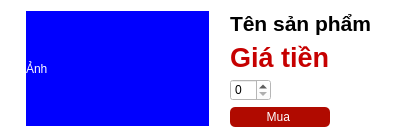
<?xml version="1.0" encoding="UTF-8"?>
<ui version="4.0">
 <class>Form</class>
 <widget class="QWidget" name="Form">
  <property name="geometry">
   <rect>
    <x>0</x>
    <y>0</y>
    <width>400</width>
    <height>138</height>
   </rect>
  </property>
  <property name="sizePolicy">
   <sizepolicy hsizetype="Fixed" vsizetype="Fixed">
    <horstretch>0</horstretch>
    <verstretch>0</verstretch>
   </sizepolicy>
  </property>
  <property name="minimumSize">
   <size>
    <width>400</width>
    <height>125</height>
   </size>
  </property>
  <property name="windowTitle">
   <string>Form</string>
  </property>
  <property name="autoFillBackground">
   <bool>false</bool>
  </property>
  <property name="styleSheet">
   <string notr="true">background: #ffffff;</string>
  </property>
  <layout class="QVBoxLayout" name="verticalLayout_2">
   <item>
    <layout class="QHBoxLayout" name="horizontalLayout">
     <item>
      <widget class="QLabel" name="item_image">
       <property name="minimumSize">
        <size>
         <width>183</width>
         <height>115</height>
        </size>
       </property>
       <property name="maximumSize">
        <size>
         <width>183</width>
         <height>115</height>
        </size>
       </property>
       <property name="styleSheet">
        <string notr="true">color: #ffffff;
text-align: center;
background:blue;</string>
       </property>
       <property name="text">
        <string>Ảnh</string>
       </property>
      </widget>
     </item>
     <item>
      <layout class="QVBoxLayout" name="verticalLayout">
       <item>
        <widget class="QLabel" name="item_name">
         <property name="styleSheet">
          <string notr="true">color: black;
font-size: 16pt;
font-weight: bold;</string>
         </property>
         <property name="text">
          <string>Tên sản phẩm</string>
         </property>
        </widget>
       </item>
       <item>
        <widget class="QLabel" name="item_price">
         <property name="maximumSize">
          <size>
           <width>16777215</width>
           <height>16777215</height>
          </size>
         </property>
         <property name="styleSheet">
          <string notr="true">color: rgb(198, 0, 0);
font-size: 20pt;
font-weight: bold;</string>
         </property>
         <property name="text">
          <string>Giá tiền</string>
         </property>
        </widget>
       </item>
       <item>
        <widget class="QSpinBox" name="item_quantity">
         <property name="enabled">
          <bool>true</bool>
         </property>
         <property name="sizePolicy">
          <sizepolicy hsizetype="Fixed" vsizetype="Fixed">
           <horstretch>0</horstretch>
           <verstretch>0</verstretch>
          </sizepolicy>
         </property>
        </widget>
       </item>
       <item>
        <widget class="QPushButton" name="item_buy">
         <property name="maximumSize">
          <size>
           <width>100</width>
           <height>100</height>
          </size>
         </property>
         <property name="styleSheet">
          <string notr="true">background: rgb(176, 10, 0);
color: #ffffff;
border-radius: 5px;
height: 20px;</string>
         </property>
         <property name="text">
          <string>Mua </string>
         </property>
        </widget>
       </item>
      </layout>
     </item>
    </layout>
   </item>
  </layout>
 </widget>
 <resources/>
 <connections/>
</ui>
